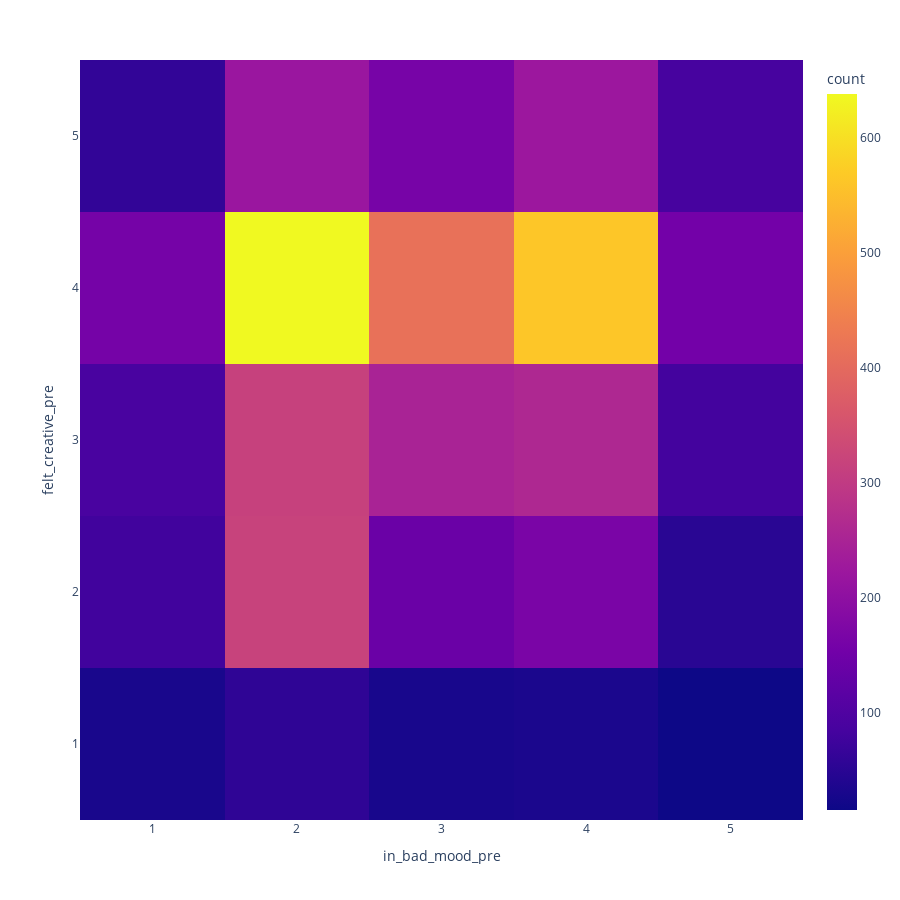

The code cell stored with this chart in its notebook:
### Markdown cell above
### __Correlation between creativity and being in a bad mood in the pre-test__

### Code cell
plot_creative_badmood_pre(exclusions_df)

### Figure 1 — Plotly figure (JSON) as saved in the notebook; plotly's stock layout.template omitted (floating-point values rounded to 4 significant figures; data arrays with more than 128 entries replaced by an {"elided": "..."} marker saying what was removed)
{"data": [{"coloraxis": "coloraxis", "hovertemplate": "in_bad_mood_pre=%{x}<br>felt_creative_pre=%{y}<br>count=%{z}<extra></extra>", "name": "", "type": "histogram2d", "x": {"elided": "4715 int values"}, "xaxis": "x", "xbingroup": "x", "y": {"elided": "4715 int values"}, "yaxis": "y", "ybingroup": "y"}], "layout": {"coloraxis": {"colorbar": {"title": {"text": "count"}}, "colorscale": [[0, "#0d0887"], [0.1111, "#46039f"], [0.2222, "#7201a8"], [0.3333, "#9c179e"], [0.4444, "#bd3786"], [0.5556, "#d8576b"], [0.6667, "#ed7953"], [0.7778, "#fb9f3a"], [0.8889, "#fdca26"], [1, "#f0f921"]]}, "height": 900, "legend": {"tracegroupgap": 0}, "margin": {"t": 60}, "width": 900, "xaxis": {"anchor": "y", "domain": [0, 1], "title": {"text": "in_bad_mood_pre"}}, "yaxis": {"anchor": "x", "domain": [0, 1], "title": {"text": "felt_creative_pre"}}}}
